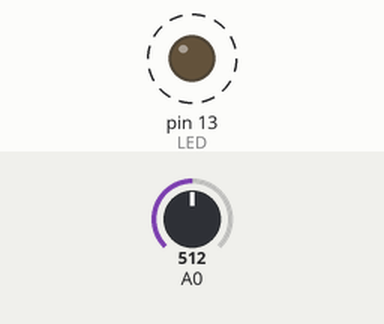
Simulated run of this sketch. Board: Arduino Uno, built with avr-gcc and run on an emulated ATmega328P. Shown: output pins drawn as LEDs (lit = HIGH). Dashed ring = blinking. The test bench sets the inputs (shaded band); at power-on: A0 = 512.

Above: at 1.8 s.
1.9 s: A0 set to 0
At 2.6 s:
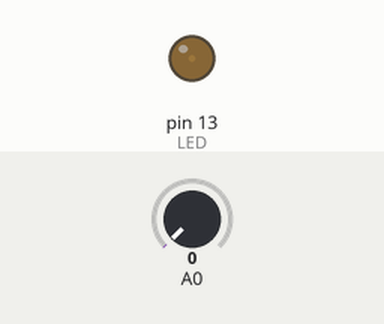
3.6 s: A0 set to 122
At 3.9 s:
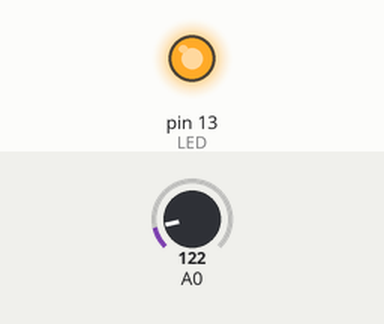
Timing chart, 0 to 13.1 s (numbered marks = the images above; inputs shaded):
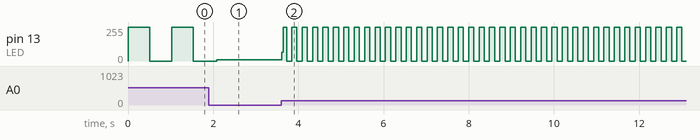

Measured:
- after the input at 3.6 s, pin 13 (LED): 10/255 → 66/255 at once, then moves between 0/255 and 255/255, repeating every 0.24 s
- by itself, pin 13 (LED): alternates 255/255 for 0.51 s and 0/255 for 0.51 s

The sketch:

analog_read.ino
```cpp
// blink an LED at a speed based on analog input from analog pin 0

const int LED = 13;

int val = 0;

void setup() {
	pinMode(LED, OUTPUT);

	//analog pins are input by default
}

void loop() {
	val = analogRead(0); // read the sensor value

	digitalWrite(LED, HIGH);
	delay(val); // wait, using the reading from val as the wait time
	digitalWrite(LED, LOW);
	delay(val); // wait, using the reading from val as the wait time
	Serial.println(val);
}
```
